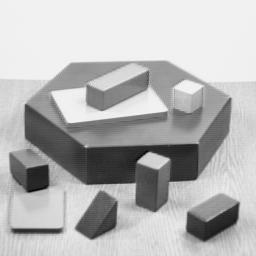
//> input picture images/blox.jpg, 256 x 256 px
$ ./3.HoughRette   (built with g++ and OpenCV 4)
//> lines starting //> are read from the running program, lines starting //| are printed output that depends on the picture; after the words box and inside, x2 and y2 are one past the last pixel; in counts of white or black regions, pixels touching at a corner belong together
//> further down, src is the input picture: 256 rows x 256 cols, CV_8UC1; min 0, max 252, mean 182.8
#include <opencv2/opencv.hpp>
#include <stdlib.h>
#include <stdio.h>
#include <iostream>

using namespace cv;
using namespace std;

void hough(Mat src, Mat& dst, int threshold)
{
//> called with threshold = 40
    double theta, rho, t,angolo;
    Mat canny, gauss;

    // passo 1: sfocare
    GaussianBlur(src, gauss, Size(5, 5), 0, 0);


    // passo 2: applicare Canny per edge detection
    Canny(gauss, canny, 50, 200, 3);
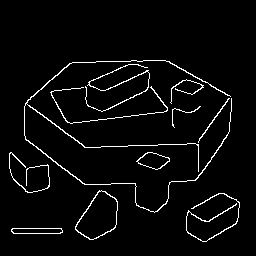
//> canny: 256 rows x 256 cols, CV_8UC1; 3.8% white in thin lines or dots, all inside (x1, y1, x2, y2) = (9, 60, 240, 242)

    // passo 3: calcola la massima distanza raggiungibile tra 2 punti (lung. cateto 1 e cateto 2)
    int d = hypot(src.rows, src.cols);
//> d = 362

    // passo 4: inizializzare la matrice dei "voti" (Condiviso tra i punti che saranno sinusoidi nello spazio dei paramentri)
    Mat H;
    H = Mat::zeros(d * 2, 180, CV_8U); // sulle righe abbiamo rho (2*lung.massima considera pos+neg), sulle colonne abbiamo theta (0,180° -> 0,2pi);

    // passo 5: fase di voto
    for (int x = 0; x < canny.rows; x++)
    {
        for (int y = 0; y < canny.cols; y++)
        {
            if (canny.at<uchar>(x, y) == 255) // scansione di ogni pixel di edge (bianco -> 255)
            {// per ogni punto, si controlla se la sinusoide rappresentante nello spazio dei parametri ricade nei punti dello spazio (matrice) dei voti
                for (theta = 0; theta < 180; theta++) // per ogni 0,2pi -> 0,180°
                {
                    angolo = (theta - 90) * CV_PI / 180; // caolco angolo -> radianti
                    rho = (double) (x*cos(angolo) + y*sin(angolo)); // calcolo rho = y*cos(angolo)+x*sin(angolo)
                    H.at<uchar>((int)abs(rho), theta)++; // incrementa voto rho, theta
                }
            }
        }
    }
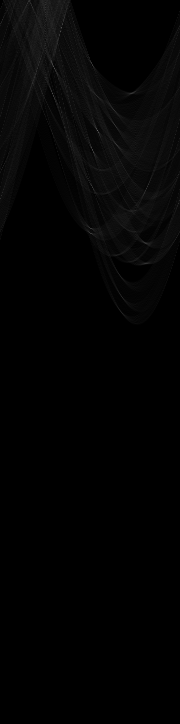
//> H: 724 rows x 180 cols, CV_8UC1; min 0, max 104, mean 3.4
//> after the loop, angolo = 1.55; rho = 210.2

    src.copyTo(dst);
    int x, y;
    double sin_t, cos_t;

    // passo 6: si controlla quali valori della matrice dei voti siano considerabili (in base ad un valore in input -> min val da poter considerare i parametri per una "retta plausibile")
    for (int rho = 0; rho < H.rows; rho++)
    {
        for (int theta = 0; theta < H.cols; theta++)
        {
            if (H.at<uchar>(rho, theta) >= threshold) // check treshold
            {
                t = (theta - 90) * CV_PI / 180; // angolo
                x = rho * cos(t); // trova x
                y = rho * sin(t); // trova y
                sin_t = sin(t); // sin
                cos_t = cos(t); // cos
                Point pt1(cvRound(y + d * cos_t),cvRound(x + d * (-sin_t))); //trova punto sapendo la formula x/y = d * (-sin_t/cos_t)
                Point pt2(cvRound(y - d * cos_t),cvRound(x - d * (-sin_t))); //trova punto sapendo la formula x/y = -d * (-sin_t/cos_t)
                line(dst, pt1, pt2, Scalar(0), 2, 0); // traccia la linea
            }
        }
    }
//> this loop made 724 passes
//> (t, x, y, sin_t, cos_t) on passes 1 to 3: (-1.06, 0, 0, -0.875, 0.485), (-1.06, 0, 0, -0.875, 0.485), (-0.785, 1, -1, -0.707, 0.707)
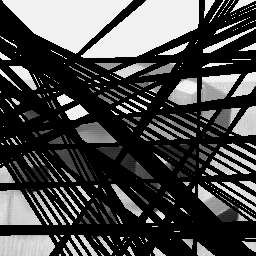
//> dst: 256 rows x 256 cols, CV_8UC1; min 0, max 250, mean 72.1
//> after the loop, t = 0.995; x = 143; y = 220; sin_t = 0.839; cos_t = 0.545

}

int main(int argc, char** argv)
{

    Mat src = imread("blox.jpg", IMREAD_GRAYSCALE);
    if (!src.data)
        return -1;
    Mat dst;
    hough(src, dst, 40);
    imshow("Immagine originale", src);
    imshow("dst", dst);
    waitKey(0);
    destroyAllWindows();
    return 0;
}

$ run again, with images/HappyFish.jpg copied over images/blox.jpg
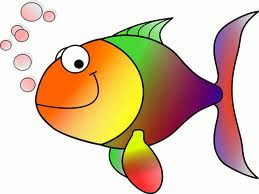
//> input picture images/HappyFish.jpg, 259 x 194 px
//> canny: 194 rows x 259 cols, CV_8UC1; 5.9% white in thin lines or dots
//> the loop in hough, `for (int x = 0; x < canny.rows; x++)` made 194 passes
//> (angolo, rho) on passes 1 to 3: (0, 0), (1.55, 36.01), (1.55, 38.03)
//> after the loop in hough, `for (int x = 0; x < canny.rows; x++)`:
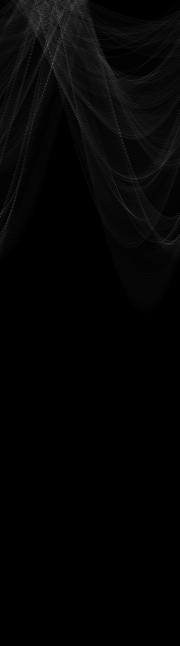
//> H: 646 rows x 180 cols, CV_8UC1; min 0, max 91, mean 4.6
//> after the loop in hough, `for (int x = 0; x < canny.rows; x++)`: angolo = 1.55; rho = 159.3
//> the loop in hough, `for (int rho = 0; rho < H.rows; rho++)` made 646 passes
//> (t, x, y, sin_t, cos_t) on passes 1 to 3: (-0.105, 0, 0, -0.105, 0.995), (-0.0873, 0, 0, -0.0872, 0.996), (-0.14, 1, 0, -0.139, 0.99)
//> after the loop in hough, `for (int rho = 0; rho < H.rows; rho++)`:
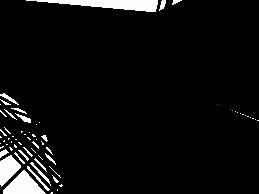
//> dst: 194 rows x 259 cols, CV_8UC1; min 0, max 255, mean 13.5
//> after the loop in hough, `for (int rho = 0; rho < H.rows; rho++)`: t = 1.4; x = 42; y = 239; sin_t = 0.985; cos_t = 0.174
